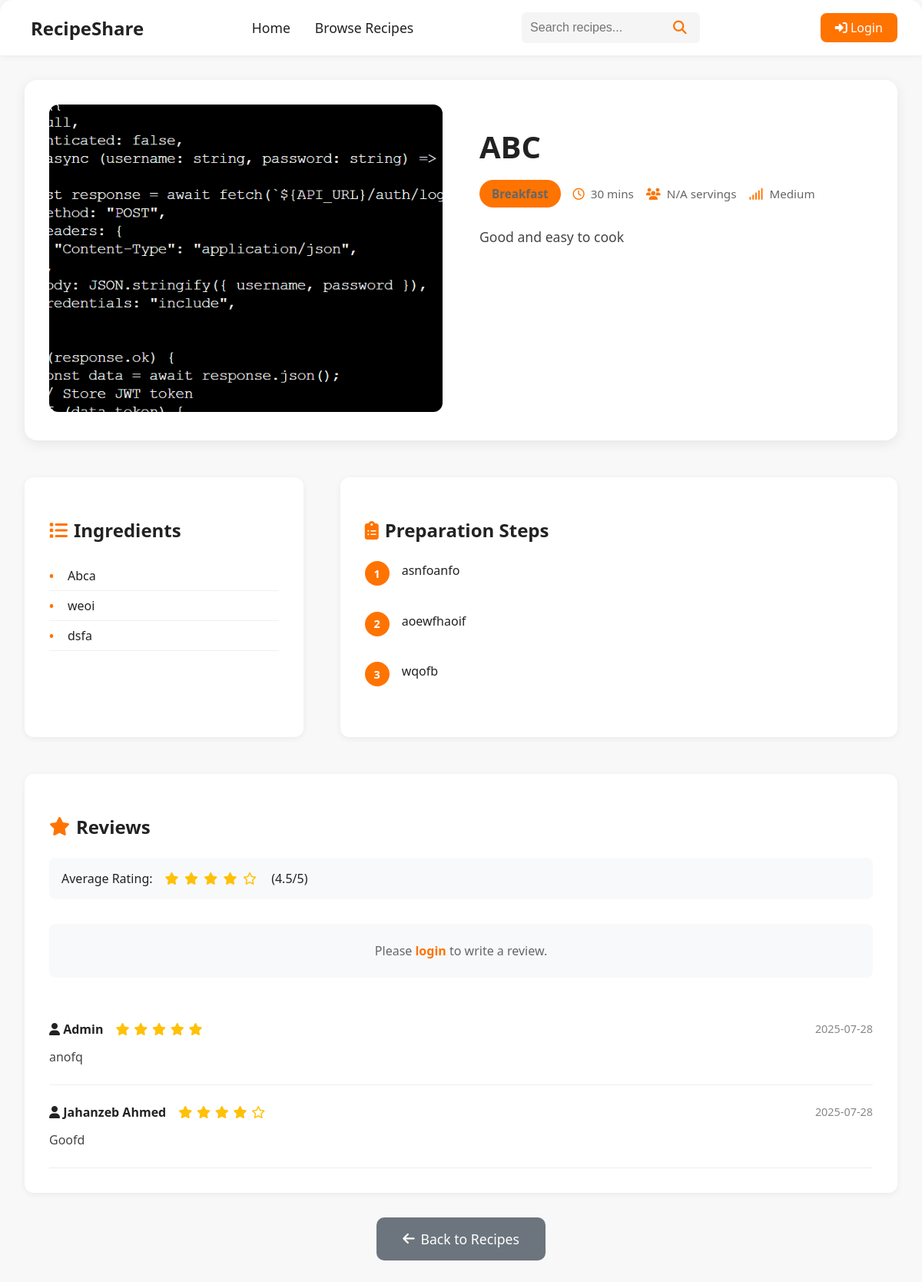
/recipe/1, run on the app's committed database.
### models.py (models this page shows, shortened)
class Recipe(db.Model):
    id = db.Column(db.Integer, primary_key=True)
    title = db.Column(db.String(200), nullable=False)
    description = db.Column(db.Text, nullable=False)
    ingredients = db.Column(db.Text, nullable=False)
    steps = db.Column(db.Text, nullable=False)
    category = db.Column(db.String(50))
    cooking_time = db.Column(db.Integer)
    image_url = db.Column(db.String(300))
    user_id = db.Column(db.Integer, db.ForeignKey('user.id'))
    user = db.relationship('User', backref='recipes')
    approved = db.Column(db.Boolean, default=False)
    dietary_preference = db.Column(db.String(20))
    popularity = db.Column(db.Integer, default=0)
    created_at = db.Column(db.DateTime, default=datetime.utcnow)
    is_published = db.Column(db.Boolean, default=True)
    is_reported = db.Column(db.Boolean, default=False)

class Review(db.Model):
    id = db.Column(db.Integer, primary_key=True)
    user_id = db.Column(db.Integer, db.ForeignKey('user.id'))
    recipe_id = db.Column(db.Integer, db.ForeignKey('recipe.id'))
    rating = db.Column(db.Integer, nullable=False)
    text = db.Column(db.Text)
    timestamp = db.Column(db.DateTime, default=datetime.utcnow)
    approved = db.Column(db.Boolean, default=True)
    notification_sent = db.Column(db.Boolean, default=False)
    __table_args__ = (db.UniqueConstraint('user_id', 'recipe_id', name='unique_review'),)
    user = db.relationship('User', backref='reviews')
    recipe = db.relationship('Recipe', backref='recipe_reviews')

class User(db.Model):
    id = db.Column(db.Integer, primary_key=True)
    email = db.Column(db.String(120), unique=True, nullable=False)
    password = db.Column(db.String(200), nullable=False)
    role = db.Column(db.String(10), default='User')
    name = db.Column(db.String(100))
    blocked = db.Column(db.Boolean, default=False)

### app.py (the view)
@app.route('/recipe/<int:recipe_id>')
def recipe_detail(recipe_id):
    recipe = Recipe.query.get_or_404(recipe_id)
    recipe.popularity += 1
    db.session.commit()
    user_id = None
    user = None
    is_admin = False
    try:
        user_id = get_jwt_identity()
        user = User.query.get(user_id) if user_id else None
        is_admin = user and user.role == 'Admin'
    except Exception:
        pass
    is_owner = user_id == recipe.user_id if user_id else False
    if is_admin:
        reviews = Review.query.filter_by(recipe_id=recipe_id).order_by(Review.timestamp.desc()).all()
    else:
        reviews = Review.query.filter_by(recipe_id=recipe_id, approved=True).order_by(Review.timestamp.desc()).all()
    avg_rating = round(sum(r.rating for r in reviews) / len(reviews), 1) if reviews else None
    user_review = None
    if user_id:
        user_review = Review.query.filter_by(user_id=user_id, recipe_id=recipe_id).first()
    return render_template('recipe_detail.html',
                         recipe=recipe,
                         is_owner=is_owner,
                         reviews=reviews,
                         avg_rating=avg_rating,
                         user_review=user_review,
                         is_admin=is_admin)

### app.py (called while the page is built, shortened)
@app.context_processor
def inject_user():
    from flask_jwt_extended import get_jwt_identity
    from datetime import datetime
    context = {
        'logged_in': False,
        'user_name': None,
        'csrf_token': generate_csrf,
        'now': datetime.utcnow(),
        'current_user': None
    }
    return context

### templates/recipe_detail.html (shortened to what this page needs)
{% extends "base.html" %}
{% block content %}
<main class="recipe-detail-container">
    <div class="recipe-header">
        <div class="recipe-image">
            <img src="{{ recipe.image_url or '/static/default_recipe.jpg' }}" alt="{{ recipe.title }}">
        </div>
        <div class="recipe-info">
            <h1>{{ recipe.title }}</h1>
            <div class="recipe-meta">
                <span class="category-badge">{{ recipe.category }}</span>
                <span class="cooking-time"><i class="fa-regular fa-clock"></i> {{ recipe.cooking_time }} mins</span>
                <span class="servings"><i class="fa fa-users"></i> {{ recipe.servings or 'N/A' }} servings</span>
                <span class="difficulty"><i class="fa fa-signal"></i> {{ recipe.difficulty or 'Medium' }}</span>
            </div>
            <p class="recipe-description">{{ recipe.description }}</p>
        </div>
    </div>
    <div class="recipe-content">
        <div class="ingredients-section">
            <h2><i class="fa fa-list"></i> Ingredients</h2>
            <ul class="ingredients-list">
                {% for item in recipe.ingredients.split('\n') %}
                <li>{{ item }}</li>
                {% endfor %}
            </ul>
        </div>
        <div class="instructions-section">
            <h2><i class="fa fa-clipboard-list"></i> Preparation Steps</h2>
            <ol class="instructions-list">
                {% for step in recipe.steps.split('\n') %}
                <li>{{ step }}</li>
                {% endfor %}
            </ol>
        </div>
    </div>
    <section class="reviews-section">
        <h2><i class="fa fa-star"></i> Reviews</h2>
        {% if avg_rating %}
        <div class="avg-rating">
            <span class="rating-text">Average Rating:</span>
            <div class="stars">
                {% for i in range(1,6) %}
                <i class="fa{% if i <= avg_rating|round(0, 'floor') %}s{% else %}-regular{% endif %} fa-star"></i>
                {% endfor %}
            </div>
            <span class="rating-value">({{ avg_rating }}/5)</span>
        </div>
        {% endif %}
        {% if session.user_id %}
            {% if user_review %}
            <form id="reviewForm" class="review-form" data-recipe-id="{{ recipe.id }}" data-is-update="true">
                <h3>Update Your Review</h3>
                <div class="rating-input">
                    <label>Your Rating:</label>
                    <div class="stars-input">
                        {% for i in range(1,6) %}
                        <input type="radio" id="star{{ i }}" name="rating" value="{{ i }}" {% if user_review.rating == i %}checked{% endif %} required>
                        <label for="star{{ i }}"><i class="fa fa-star"></i></label>
                        {% endfor %}
                    </div>
                </div>
                <textarea name="text" placeholder="Your review..." required>{{ user_review.text }}</textarea>
                <button type="submit" class="btn btn-primary">Update Review</button>
            </form>
            {% else %}
            <form id="reviewForm" class="review-form" data-recipe-id="{{ recipe.id }}" data-is-update="false">
                <h3>Write a Review</h3>
                <div class="rating-input">
                    <label>Your Rating:</label>
                    <div class="stars-input">
                        {% for i in range(1,6) %}
                        <input type="radio" id="star{{ i }}" name="rating" value="{{ i }}" required>
                        <label for="star{{ i }}"><i class="fa fa-star"></i></label>
                        {% endfor %}
                    </div>
                </div>
                <textarea name="text" placeholder="Your review..." required></textarea>
                <button type="submit" class="btn btn-primary">Submit Review</button>
            </form>
            {% endif %}
        {% else %}
        <div class="login-prompt">
            <p>Please <a href="{{ url_for('login') }}">login</a> to write a review.</p>
        </div>
        {% endif %}
        <div class="reviews-list">
            {% for review in reviews %}
            <div class="review-item {% if not review.approved %}pending-review{% endif %}">
                <div class="review-header">
                    <span class="review-author"><i class="fa fa-user"></i> {{ review.user.name if review.user else 'Unknown User' }}</span>
                    <div class="review-rating">
                        {% for i in range(1,6) %}
                        <i class="fa{% if i <= review.rating %}s{% else %}-regular{% endif %} fa-star"></i>
                        {% endfor %}
                    </div>
                    <span class="review-date">{{ review.timestamp.strftime('%Y-%m-%d') }}</span>
                </div>
                <div class="review-text">{{ review.text }}</div>
            </div>
            {% else %}
            <p class="no-reviews">No reviews yet. Be the first to review this recipe!</p>
            {% endfor %}
        </div>
    </section>
    <div class="back-link">
        <a href="/recipes" class="btn btn-secondary">
            <i class="fa fa-arrow-left"></i> Back to Recipes
        </a>
    </div>
</main>
{% endblock %}

### static/style.css (style rules this page uses)
body { font-family: 'Segoe UI', Arial, sans-serif; margin: 0; padding: 0; background: #f8f8f8; color: #222; }
.btn { display: inline-flex; align-items: center; gap: 0.5rem; padding: 0.9rem 2rem; border-radius: 10px; font-size: 1.1rem; font-weight: 500; text-decoration: none; border: 2px solid transparent; transition: background 0.2s, color 0.2s, border 0.2s; cursor: pointer; }
.btn-secondary { background: #6c757d; color: white; }
.instructions-list { display: flex; flex-direction: column; gap: 1rem; }
.recipe-detail-container { max-width: 1200px; margin: 0 auto; padding: 2rem; }
.recipe-header { display: grid; grid-template-columns: 1fr 1fr; gap: 3rem; margin-bottom: 3rem; background: #fff; border-radius: 16px; padding: 2rem; box-shadow: 0 4px 16px rgba(0,0,0,0.08); }
.recipe-image img { width: 100%; height: 400px; object-fit: cover; border-radius: 12px; }
.recipe-info h1 { font-size: 2.5rem; margin-bottom: 1rem; color: #222; }
.recipe-meta { display: flex; flex-wrap: wrap; gap: 1rem; margin-bottom: 1.5rem; }
.category-badge { background: #ff7300; color: white; padding: 0.5rem 1rem; border-radius: 20px; font-size: 0.9rem; font-weight: 600; }
.recipe-meta span { display: flex; align-items: center; gap: 0.5rem; color: #666; font-size: 0.95rem; }
.recipe-meta i { color: #ff7300; }
.recipe-description { font-size: 1.1rem; line-height: 1.6; color: #444; margin-bottom: 2rem; }
.recipe-content { display: grid; grid-template-columns: 1fr 2fr; gap: 3rem; margin-bottom: 3rem; }
.ingredients-section, .instructions-section { background: #fff; padding: 2rem; border-radius: 12px; box-shadow: 0 2px 8px rgba(0,0,0,0.06); }
.ingredients-section h2, .instructions-section h2 { color: #222; margin-bottom: 1.5rem; display: flex; align-items: center; gap: 0.5rem; }
.ingredients-section h2 i, .instructions-section h2 i { color: #ff7300; }
.ingredients-list { list-style: none; padding: 0; }
.ingredients-list li { padding: 0.5rem 0; border-bottom: 1px solid #f0f0f0; position: relative; padding-left: 1.5rem; }
.ingredients-list li:before { content: "•"; color: #ff7300; font-weight: bold; position: absolute; left: 0; }
.instructions-list { counter-reset: step-counter; list-style: none; padding: 0; }
.instructions-list li { counter-increment: step-counter; margin-bottom: 1.5rem; padding-left: 3rem; position: relative; line-height: 1.6; }
.instructions-list li:before { content: counter(step-counter); position: absolute; left: 0; top: 0; background: #ff7300; color: white; width: 2rem; height: 2rem; border-radius: 50%; display: flex; align-items: center; justify-content: center; font-weight: bold; font-size: 0.9rem; }
.reviews-section { background: #fff; padding: 2rem; border-radius: 12px; box-shadow: 0 2px 8px rgba(0,0,0,0.06); margin-bottom: 2rem; }
.reviews-section h2 { color: #222; margin-bottom: 1.5rem; display: flex; align-items: center; gap: 0.5rem; }
.reviews-section h2 i { color: #ff7300; }
.avg-rating { display: flex; align-items: center; gap: 1rem; margin-bottom: 2rem; padding: 1rem; background: #f8f9fa; border-radius: 8px; }
.avg-rating .stars i { color: #ffc107; margin-right: 0.2rem; }
.reviews-list { margin-top: 2rem; }
.review-item { border-bottom: 1px solid #eee; padding: 1.5rem 0; }
.review-header { display: flex; align-items: center; gap: 1rem; margin-bottom: 0.8rem; }
.review-author { font-weight: 600; color: #222; }
.review-rating i { color: #ffc107; margin-right: 0.1rem; }
.review-date { color: #888; font-size: 0.9rem; margin-left: auto; }
.review-text { color: #444; line-height: 1.5; }
.back-link { text-align: center; }
.login-prompt { background: #f8f9fa; padding: 1.5rem; border-radius: 8px; text-align: center; margin-bottom: 2rem; }
.login-prompt p { margin: 0; color: #666; }
.login-prompt a { color: #ff7300; text-decoration: none; font-weight: 600; }

### data on the page
Recipe: image_url (picture), title "ABC", category "Breakfast", cooking_time "30", description "Good and easy to cook"
Review: user "Admin", rating 5 (drawn), timestamp "2025-07-28", text "anofq"
Review: user "Jahanzeb Ahmed", rating 4 (drawn), timestamp "2025-07-28", text "Goofd"

### other printed values
{{ recipe.servings or 'N/A' }} "N/A"
{{ recipe.difficulty or 'Medium' }} "Medium"
{{ item }} "Abca" "weoi" "dsfa"
{{ step }} "asnfoanfo" "aoewfhaoif" "wqofb"
{{ avg_rating }} "4.5"
